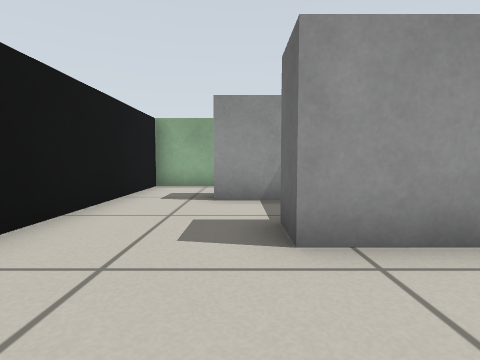
View 1 (above)

24 first-person views from a walk through a Gazebo world. The camera is 0.39 m above the floor, tilts 4° down and sees 80° across. The floor is counted in squares, 0.5 m on a side. Each view is taken from the middle of a square. On the plan, view 1 faces up. The plan holds only what a view shows up to about 10 squares ahead; the rest is blank.

View 2
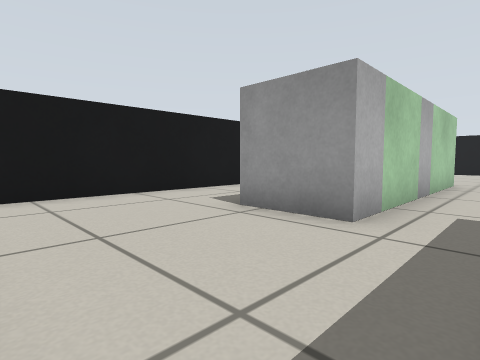

View 3
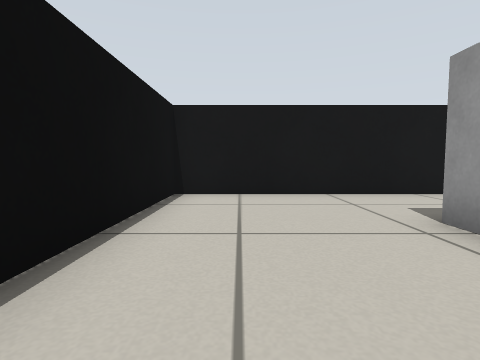

View 4
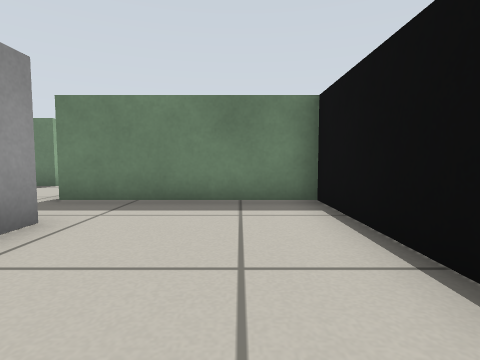

View 5
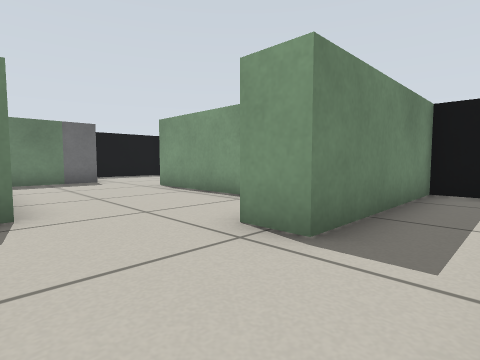

View 6
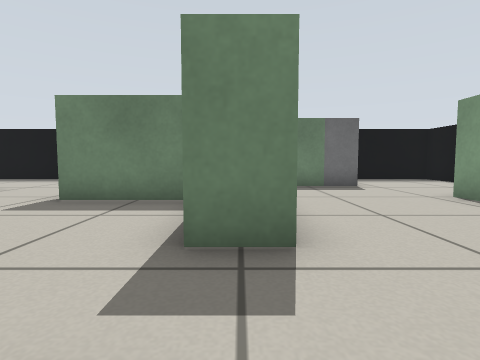

View 7
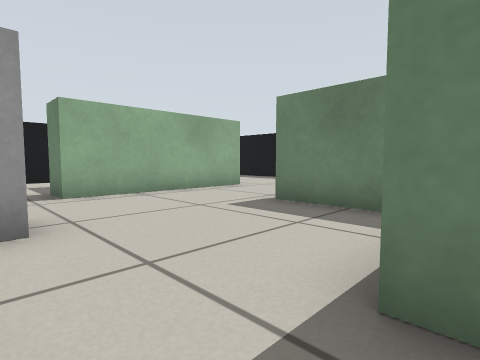

View 8
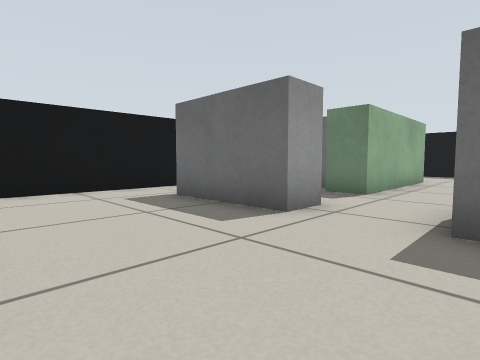

View 9
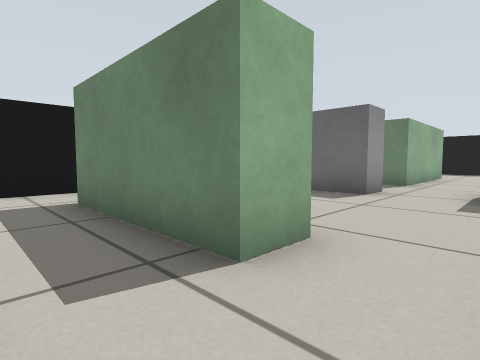

View 10
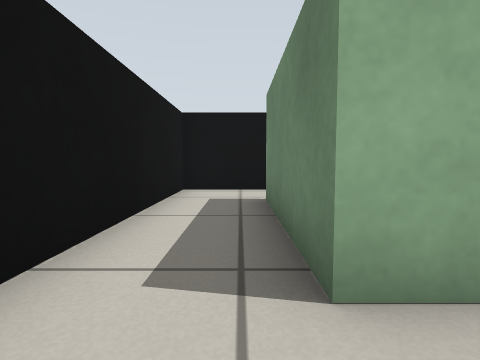

View 11
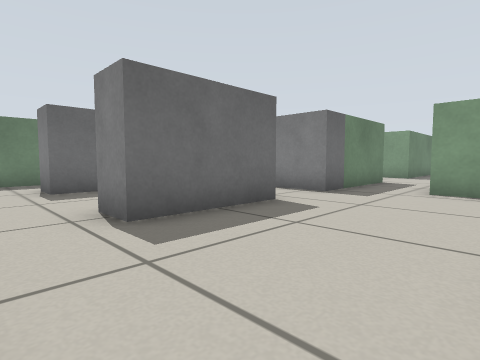

View 12
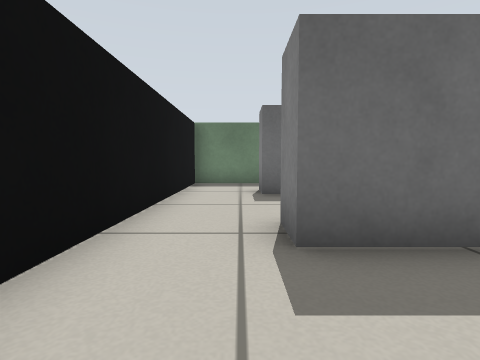

View 13
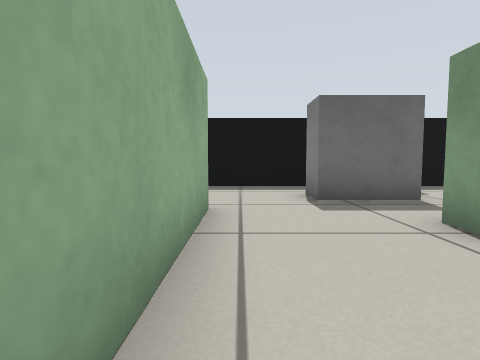

View 14
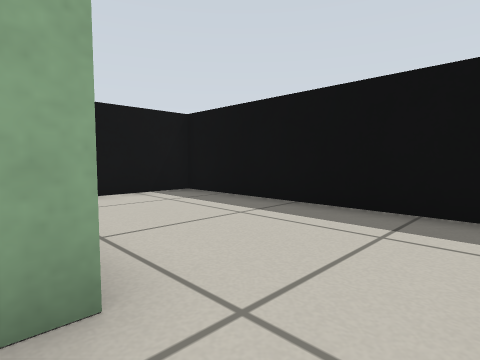

View 15
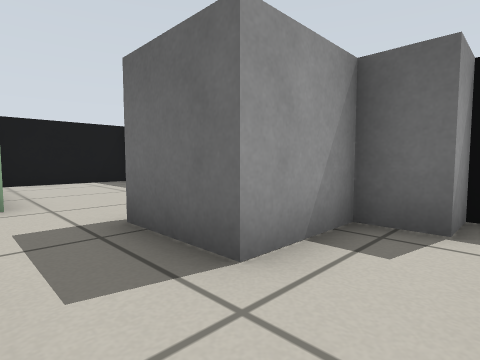

View 16
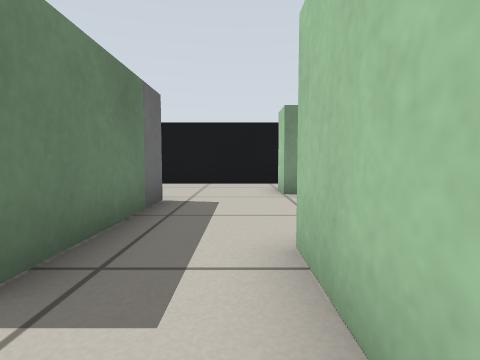

View 17
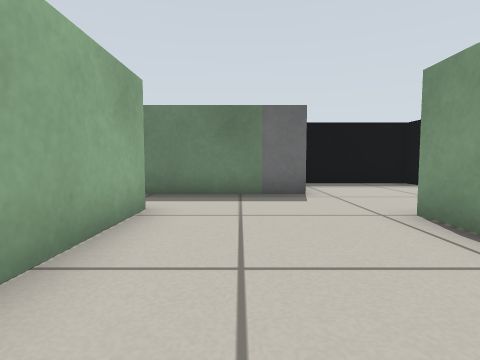

View 18
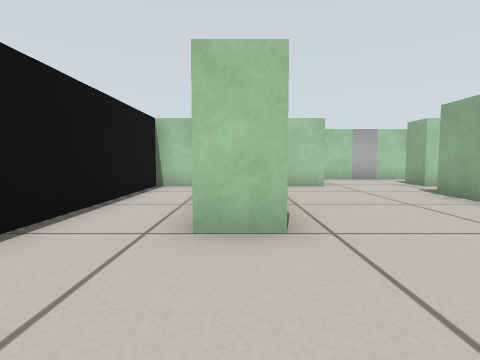

View 19
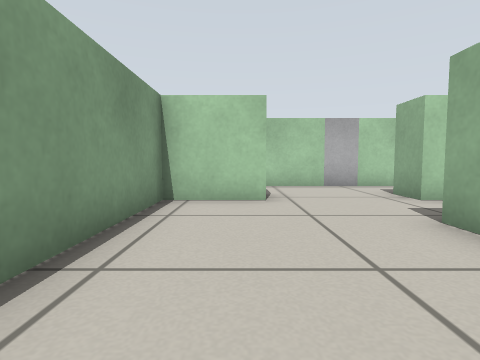

View 20
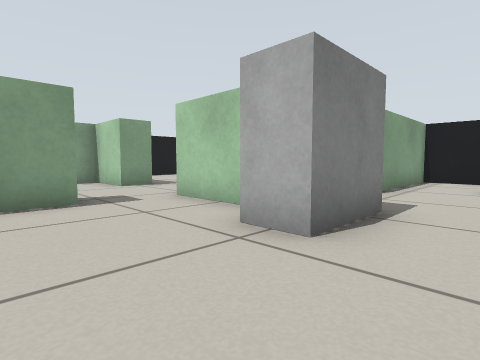

View 21
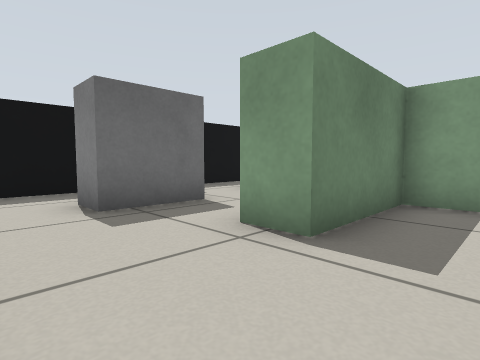

View 22
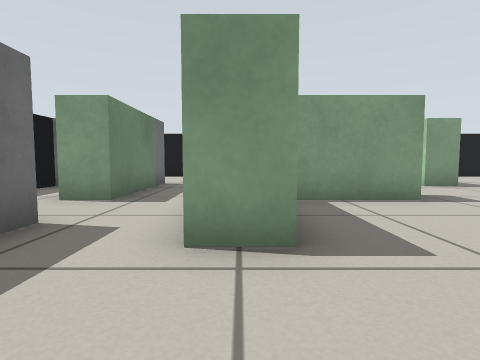

View 23
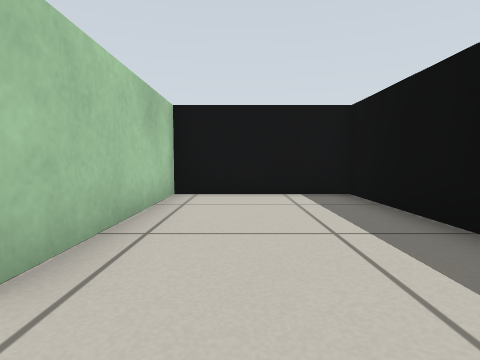

View 24
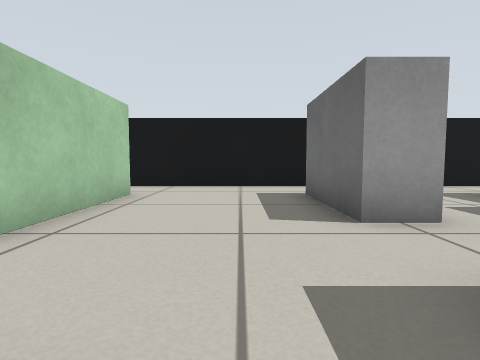

### Floor plan
Points are (right, up) in squares from view 1. A wall is a line through its corners. A room is listed if a view was taken in it or the views show most of it. See-through windows are left out.
Room 1 (views 1, 2, 3, 4)
walls: (-0.8, 8.5) (-2.5, 8.5) (-2.5, -1.5) (4.5, -1.5) (4.5, 2.5)
ways out: opening at (3.5, 3) to room 2
objects: grey box (0, 6) to (1, 6); grey box (1, 3)
Room 2 (views 5, 6, 7, 8, 9, 10, 11, 12, 13, 14, 15, 16, 17, 18, 19, 20, 21, 22, 23, 24)
walls: (5.5, 8.5) (5.5, 6.5) (4.5, 6.5) (4.5, 9.5); (8.5, 12.5) (7.5, 12.5) (7.5, 13.5); (11.5, 7.5) (11.5, 5.5) (7.5, 5.5) (7.5, 6.5) (10.5, 6.5) (10.5, 9.5) (11.5, 9.5); (12.6, 12.5) (9.4, 12.5); (11.5, 15.1) (11.5, 17.5) (-2.5, 17.5) (-2.5, 9.5) (2.5, 9.5) (2.5, 3.5); (4.5, 2.5) (4.5, 3.5) (5.5, 3.5) (5.5, 1.5) (11, 1.5) (11, 0.5); (0.6, 11.5) (-0.5, 11.5) (-0.5, 15.5); (13.5, 3.4) (13.5, 6.5) (14.5, 6.5); (16.5, 9.9) (16.5, 17.5) (12.5, 17.5) (12.5, 12.8); (5.5, -0.4) (5.5, -1.5) (16.5, -1.5) (16.5, 1.9); (0.5, 15.5) (0.5, 11.9); (16.5, 3.5) (16.5, 7.5)
ways out: opening at (3.5, 3) to room 1
objects: grey box (5, 13) to (5, 15); grey box (6, 10); grey box (9, 13) to (9, 15); grey box (14, 9) to (14, 10); grey box (15, 3) to (16, 3); grey box (15, 8) to (16, 9)

Where each view was taken, in squares from view 1:
view 1: 0 up, 0 right, facing up
view 2: 1 down, 4 right, facing up-left
view 3: 0 up, 4 right, facing left
view 4: 0 up, 1 left, facing right
view 5: 6 up, 3 right, facing down-right
view 6: 6 up, 5 right, facing right
view 7: 6 up, 6 right, facing up-right
view 8: 10 up, 1 right, facing up-right
view 9: 10 up, 2 left, facing up-right
view 10: 10 up, 1 left, facing up
view 11: 17 up, 1 right, facing down-right
view 12: 16 up, 2 right, facing right
view 13: 12 up, 8 right, facing right
view 14: 11 up, 12 right, facing up-right
view 15: 7 up, 12 right, facing up-right
view 16: 8 up, 12 right, facing down
view 17: 4 up, 7 right, facing right
view 18: 1 up, 14 right, facing left
view 19: 3 up, 11 right, facing left
view 20: 12 up, 9 right, facing down-left
view 21: 12 up, 9 right, facing down-right
view 22: 12 up, 11 right, facing down
view 23: 11 up, 14 right, facing up
view 24: 9 up, 3 right, facing up
